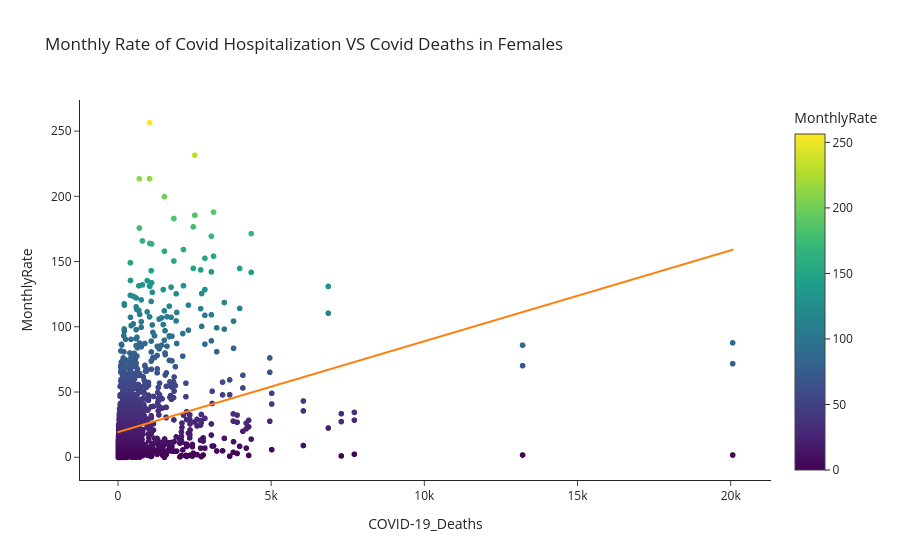

The notebook cell this image was saved under:
### Code cell
# Creates visualization using plotly
fig = px.scatter(covid_DeathsAndHospital_Female, 
                 x='COVID-19_Deaths', 
                 y='MonthlyRate', 
                 trendline='ols', 
                 color='MonthlyRate',
                 template='simple_white',
                 title = 'Monthly Rate of Covid Hospitalization VS Covid Deaths in Females'
                )
fig.show()

### Figure 1 — Plotly figure (JSON) as saved in the notebook; plotly's stock layout.template omitted (floating-point values rounded to 4 significant figures; data arrays with more than 128 entries replaced by an {"elided": "..."} marker saying what was removed)
{"data": [{"hovertemplate": "COVID-19_Deaths=%{x}<br>MonthlyRate=%{marker.color}<extra></extra>", "legendgroup": "", "marker": {"color": {"elided": "2878 float values"}, "coloraxis": "coloraxis", "symbol": "circle"}, "mode": "markers", "name": "", "showlegend": false, "type": "scattergl", "x": {"elided": "2878 float values"}, "xaxis": "x", "y": {"elided": "2878 float values"}, "yaxis": "y"}, {"hovertemplate": "<b>OLS trendline</b><br>MonthlyRate = 0.00696647 * COVID-19_Deaths + 19.2719<br>R<sup>2</sup>=0.080418<br><br>COVID-19_Deaths=%{x}<br>MonthlyRate=%{y} <b>(trend)</b><extra></extra>", "legendgroup": "", "marker": {"symbol": "circle"}, "mode": "lines", "name": "", "showlegend": false, "type": "scattergl", "x": {"elided": "2535 int values"}, "xaxis": "x", "y": {"elided": "2535 float values"}, "yaxis": "y"}], "layout": {"coloraxis": {"colorbar": {"title": {"text": "MonthlyRate"}}, "colorscale": [[0, "#440154"], [0.1111, "#482878"], [0.2222, "#3e4989"], [0.3333, "#31688e"], [0.4444, "#26828e"], [0.5556, "#1f9e89"], [0.6667, "#35b779"], [0.7778, "#6ece58"], [0.8889, "#b5de2b"], [1, "#fde725"]]}, "legend": {"tracegroupgap": 0}, "title": {"text": "Monthly Rate of Covid Hospitalization VS Covid Deaths in Females"}, "xaxis": {"anchor": "y", "domain": [0, 1], "title": {"text": "COVID-19_Deaths"}}, "yaxis": {"anchor": "x", "domain": [0, 1], "title": {"text": "MonthlyRate"}}}}
